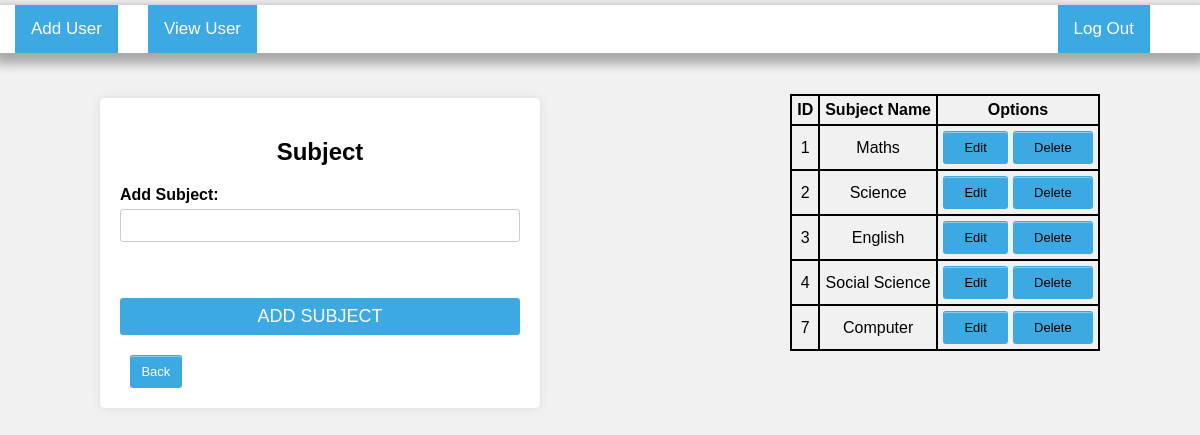
The page /subject.php (signed in) on the database its author committed.
### tables this page shows
CREATE TABLE `subject` (
  `id` int NOT NULL,
  `subject_name` varchar(50) NOT NULL
);

### subject.php (the view, shortened to what this page needs)
<?php
include 'header.php';
?>
<html>
<head>
    <link rel="stylesheet" href="register.css">
</head>
<body>
    <body>
        <div class="container" style= "float: left;margin-left: 100px;">
            <h2>Subject</h2>
            <form method="post" accept="">
                <div class="form-group">
                    <label for="name">Add Subject:</label>
                    <input type="text" id="subject" name="subject" >
                </div>
                <br><br>
                <div class="form-group">
                    <input type="submit" name="submit" value="Add Subject">
                </div>
            </form>
            <a href="education.php"><button>Back</button></a>
        </div>
    </body>
</html>
<?php
$sqlSelect = "select * from subject";
$result = mysqli_query($conn, $sqlSelect);
if (mysqli_num_rows($result) > 0) {
    ?>
    <table style= "float: right; margin-right: 100px;">
        <tr>
            <th>ID</th>
            <th>Subject Name</th>
            <th>Options</th>
        </tr>
        <?php
        while ($row = mysqli_fetch_array($result)) {
            ?>
            <tr>
                <td>
                    <?php echo $row['id']; ?>
                </td>
                <td>
                    <?php echo $row['subject_name']; ?>
                </td>
                <td>
                    <button><a href="edit_subject.php?view= <?php echo $row["id"]; ?>">Edit</a></button>
                    <button><a href="delete_subject.php?delete= <?php echo $row["id"]; ?>">Delete</a></button>
                </td>
            </tr>
        <?php
        }
        ?>
    </table>
    <?php
}
?>

### register.css (style rules this page uses)
body { font-family: Arial, sans-serif; background-color: #f1f1f1; margin: 0; padding: 0; }
.container { width: 400px; margin: 40px auto; background-color: #fff; padding: 20px; border-radius: 5px; box-shadow: 0 0 10px rgba(0, 0, 0, 0.1); }
h2 { text-align: center; }
.form-group { margin-bottom: 20px; }
.form-group label { display: block; margin-bottom: 5px; font-weight: bold; }
.form-group input { width: 100%; padding: 8px; border: 1px solid #ccc; border-radius: 3px; }
.form-group input[type="submit"] { border: none; display: block; background-color: #3ca9e2; color: #fff; text-transform: uppercase; cursor: pointer; -webkit-transition: all 0.2s ease; transition: all 0.2s ease; font-size: 18px; position: relative; display: inline-block; cursor: pointer; text-align: center; }

### subject.php (style rules this page uses)
table { border: 1px solid black; border-spacing: 0; }
th, td { border: 1px solid black; padding: 5px; text-align: center; }
button { background-color: #3ca9e2; border: 1px solid transparent; border-radius: 3px; box-shadow: rgba(255, 255, 255, .4) 0 1px 0 0 inset; box-sizing: border-box; color: #fff; cursor: pointer; display: inline-block; font-size: 13px; font-weight: 400; line-height: 1.15385; margin: 0; outline: none; padding: 8px 0.8em; position: relative; text-align: center; text-decoration: none; user-select: none; -webkit-user-select: none; touch-action: manipulation; vertical-align: baseline; white-space: nowrap; }
a { text-decoration: none; background-color: linear-gradient(to right, whitesmoke, lightgrey); color: black; margin: 10px; }

### rows shown on the page
subject: id "1", subject_name "Maths"
subject: id "2", subject_name "Science"
subject: id "3", subject_name "English"
subject: id "4", subject_name "Social Science"
subject: id "7", subject_name "Computer"
